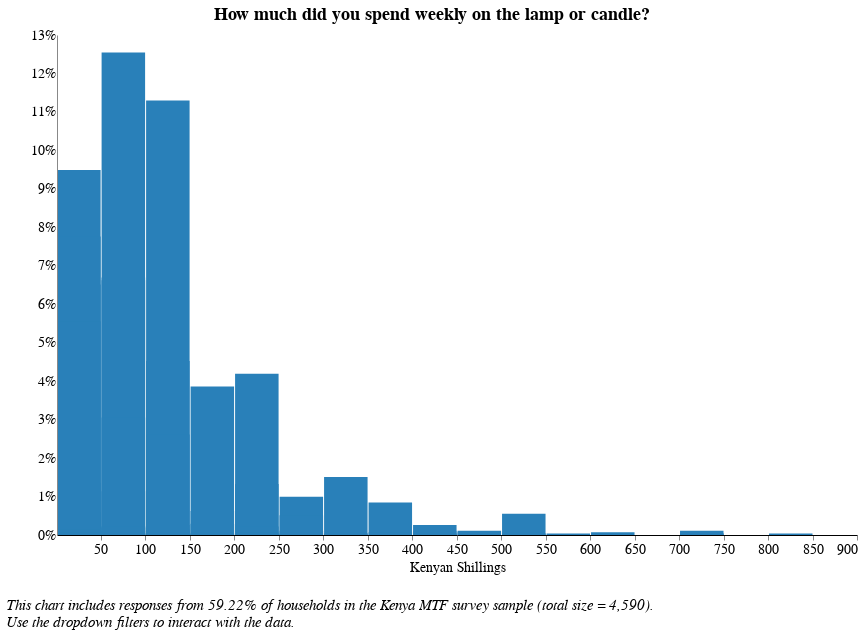

Source (notebook cell):
### Code cell
# In the last 12 months, how much did you SPEND WEEKLY?
source1 = module2[module2[['spent_weekly']].notnull().all(1)]
alt.data_transformers.disable_max_rows()

c_1 = source1['spent_weekly'] != 'NaN'
c_2 = source1['elc_aggr_tier'] != 'NaN'

source = source1[conjunction(c_1,c_2)]
df = source[['elc_aggr_tier','spent_weekly', 'locality','lamp_type']]

# Locality filter    
locality_options = [None, 'Urban', 'Rural', 'Peri-urban']
locality_labels = ['National', 'Urban', 'Rural', 'Peri-Urban']
locality_dropdown=alt.binding_select(
    options= locality_options, 
    labels = locality_labels, 
    name = "Locality Breakdown  ")
locality_select=alt.selection_single(
    fields=['locality'],
    bind=locality_dropdown)

# Tier filter
tiers = [None, 'Tier 0', 'Tier 1', 'Tier 2', 'Tier 3', 'Tier 4', 'Tier 5']
tier_labels = ['All Tiers', 'Tier 0', 'Tier 1', 'Tier 2', 'Tier 3', 'Tier 4', 'Tier 5']
tier_dropdown=alt.binding_select(options=tiers, 
                                 labels = tier_labels, 
                                 name = "Electricity Tier  ")
tier_select=alt.selection_single(fields=['elc_aggr_tier'],
                                bind=tier_dropdown)

# Source filter
sources = [None, 'Candles', 'Hurricane Lamps', 'Open Wick Lamps', 'Pressurized Lamps']
source_labels = ['All Sources', 'Candles', 'Hurricane Lamps', 'Open Wick Lamps', 'Pressurized Lamps']
source_dropdown=alt.binding_select(options=sources, 
                                 labels = source_labels, 
                                 name = "Lamp/Candle Source  ")
source_select=alt.selection_single(fields=['lamp_type'],
                                bind=source_dropdown)

# Chart
f11 = alt.Chart(df).transform_joinaggregate(
    total='count(*)'
).transform_calculate(
    pct='1 / datum.total'                
).mark_bar(color = '#2980B9'
).encode(
    alt.X("spent_weekly", 
          bin=alt.Bin(extent=[1, 900], step=50), 
          scale = alt.Scale(domain=(1,900),clamp = True),
          axis = alt.Axis(title = "Kenyan Shillings ")),
    y= alt.Y('sum(pct):Q', axis=alt.Axis(format='%'), title = " "),
    tooltip = [alt.Tooltip('spent_weekly:N', title = "Response (Binned)"), 
               alt.Tooltip('sum(pct):Q', format = '.2%', title = "Percentage")]
).transform_bin(
    "mbin",
    field="m",
    bin=alt.Bin(maxbins=25)
).add_selection(
    locality_select
).transform_filter(
    locality_select
).add_selection(
    source_select
).transform_filter(
    source_select
    ).add_selection(
    tier_select
).transform_filter(
    tier_select 
).properties(
    height = 500,
    width = 800)

chart = f11.properties(
    title={
      "text": ["How much did you spend weekly on the lamp or candle?"],
      "color": "black",
        "font": 'Times New Roman'
    }
)

final = alt.concat(chart,
    title=alt.TitleParams(
        ['', '',  
         'This chart includes responses from 59.22% of households in the Kenya MTF survey sample (total size = 4,590).',
         'Use the dropdown filters to interact with the data.'],
        baseline='bottom',
        orient='bottom',
        anchor='start',
        font = 'Times New Roman',
        fontWeight='normal',
        fontStyle = "italic",
        fontSize=15)
)

final = final.configure(font = 'Times New Roman')
final

### Figure 1 — Vega-Lite specification as saved in the notebook (floating-point values rounded to 4 significant figures; data arrays with more than 128 entries replaced by an {"elided": "..."} marker saying what was removed)
{"width": 800, "height": 400, "config": {"title": {"fontSize": 18, "font": "Times New Roman", "anchor": "center", "fontColor": "#000000"}, "axisX": {"domain": true, "domainColor": "#000000", "grid": false, "labelFont": "Times New Roman", "labelFontSize": 14, "titleFont": "Times New Roman", "titleFontSize": 14, "titleFontWeight": "normal", "title": "X Axis Title (units)"}, "axisY": {"domain": true, "grid": false, "gridColor": "#DEDDDD", "gridWidth": 1, "labelFont": "Times New Roman", "labelFontSize": 14, "labelAngle": 0, "ticks": false, "titleFont": "Times New Roman", "titleFontSize": 14, "titleFontWeight": "normal", "titlePadding": 10, "title": "Y Axis Title (units)"}, "range": {"category": ["#2980B9", "#003366", "#FFAE19", "#D68910", "#E67E22", "#D35400", "#FF4500", "#FF6162", "#438B28", "#45B39D", "#99ADC1", "#212F3C"]}, "legend": {"labelFont": "Times New Roman", "labelFontSize": 14, "symbolType": "square", "symbolSize": 100, "titleFont": "Times New Roman", "titleFontSize": 14, "titleFontWeight": "normal", "title": "Legend", "orient": "right", "offset": 0}, "tooltip": {"font": "Open Sans"}, "view": {"stroke": "transparent", "text": {"font": "Times New Roman", "color": ["#2980B9", "#003366", "#FFAE19", "#D68910", "#E67E22", "#D35400", "#FF4500", "#FF6162", "#438B28", "#45B39D", "#99ADC1", "#212F3C"], "fontSize": 14, "align": "right", "fontWeight": 400, "size": 14}, "bar": {"size": 40, "binSpacing": 1, "continuousBandSize": 30, "discreteBandSize": 30, "fill": ["#2980B9", "#003366", "#FFAE19", "#D68910", "#E67E22", "#D35400", "#FF4500", "#FF6162", "#438B28", "#45B39D", "#99ADC1", "#212F3C"], "stroke": false}}, "font": "Times New Roman"}, "concat": [{"mark": {"type": "bar", "color": "#2980B9"}, "encoding": {"tooltip": [{"type": "nominal", "field": "spent_weekly", "title": "Response (Binned)"}, {"type": "quantitative", "aggregate": "sum", "field": "pct", "format": ".2%", "title": "Percentage"}], "x": {"type": "quantitative", "axis": {"title": "Kenyan Shillings "}, "bin": {"extent": [1, 900], "step": 50}, "field": "spent_weekly", "scale": {"clamp": true, "domain": [1, 900]}}, "y": {"type": "quantitative", "aggregate": "sum", "axis": {"format": "%"}, "field": "pct", "title": " "}}, "height": 500, "selection": {"selector019": {"type": "single", "fields": ["locality"], "bind": {"input": "select", "options": [null, "Urban", "Rural", "Peri-urban"], "labels": ["National", "Urban", "Rural", "Peri-Urban"], "name": "Locality Breakdown  "}}, "selector021": {"type": "single", "fields": ["lamp_type"], "bind": {"input": "select", "options": [null, "Candles", "Hurricane Lamps", "Open Wick Lamps", "Pressurized Lamps"], "labels": ["All Sources", "Candles", "Hurricane Lamps", "Open Wick Lamps", "Pressurized Lamps"], "name": "Lamp/Candle Source  "}}, "selector020": {"type": "single", "fields": ["elc_aggr_tier"], "bind": {"input": "select", "options": [null, "Tier 0", "Tier 1", "Tier 2", "Tier 3", "Tier 4", "Tier 5"], "labels": ["All Tiers", "Tier 0", "Tier 1", "Tier 2", "Tier 3", "Tier 4", "Tier 5"], "name": "Electricity Tier  "}}}, "title": {"text": ["How much did you spend weekly on the lamp or candle?"], "color": "black", "font": "Times New Roman"}, "transform": [{"joinaggregate": [{"op": "count", "field": "*", "as": "total"}]}, {"calculate": "1 / datum.total", "as": "pct"}, {"bin": {"maxbins": 25}, "field": "m", "as": "mbin"}, {"filter": {"selection": "selector019"}}, {"filter": {"selection": "selector021"}}, {"filter": {"selection": "selector020"}}], "width": 800}], "data": {"name": "data-8bc2e0b298d32c92898d3393fc3d9c68"}, "title": {"text": ["", "", "This chart includes responses from 59.22% of households in the Kenya MTF survey sample (total size = 4,590).", "Use the dropdown filters to interact with the data."], "anchor": "start", "baseline": "bottom", "font": "Times New Roman", "fontSize": 15, "fontStyle": "italic", "fontWeight": "normal", "orient": "bottom"}, "$schema": "https://vega.github.io/schema/vega-lite/v4.8.1.json", "datasets": {"data-8bc2e0b298d32c92898d3393fc3d9c68": {"elided": "2718 records"}}}
